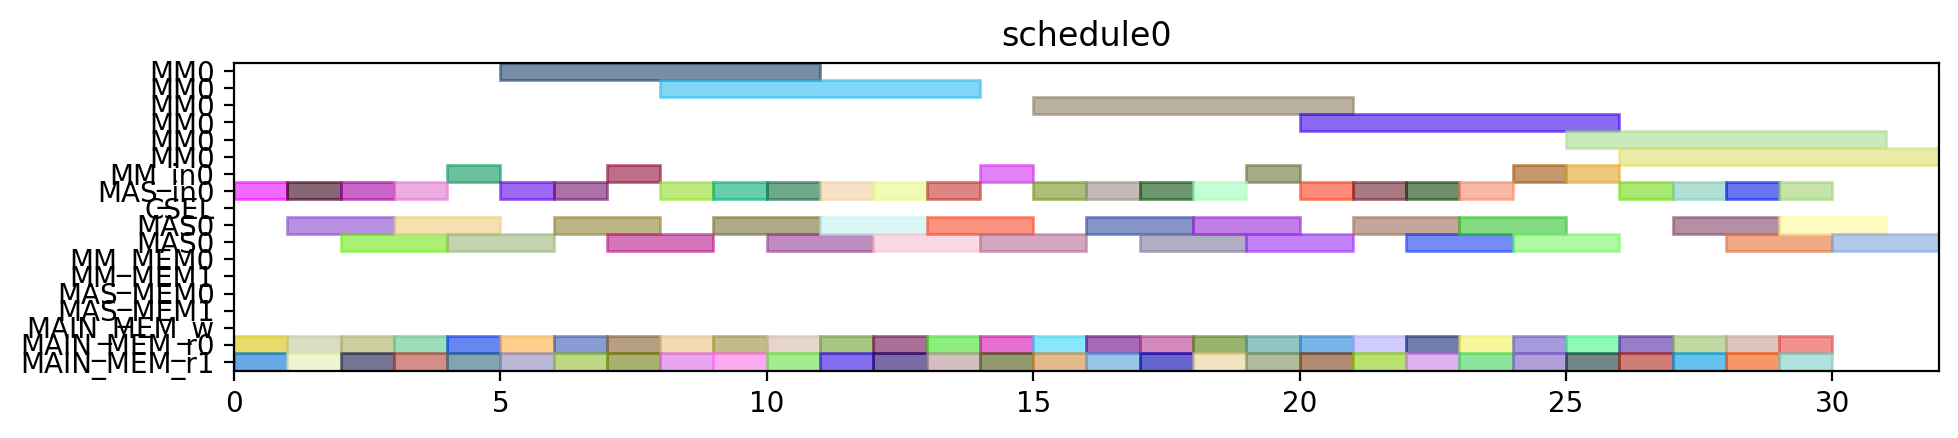

Write the Python code that produced this figure.
from pyschedule import Scenario, solvers, plotters, alt


def solve():
	horizon = 149
	S = Scenario("schedule0", horizon=horizon)

	# resource
	MM = S.Resources('MM', num=1, size=6)
	MM_in = S.Resources('MM_in', num=1)
	MAS_in = S.Resources('MAS_in', num=1)
	CSEL = S.Resource('CSEL')
	MAS = S.Resources('MAS', num=1, size=2, periods=range(1, horizon))
	MM_MEM = S.Resources('MM_MEM', num=2)
	MAS_MEM = S.Resources('MAS_MEM', num=2)
	MAIN_MEM_w = S.Resource('MAIN_MEM_w', size=1)
	MAIN_MEM_r = S.Resources('MAIN_MEM_r', num=2)

	# result of previous scheduling

	# new tasks
	d_t0_a1_0 = S.Task('d_t0_a1_0', length=2, delay_cost=1)
	d_t0_a1_0 += alt(MAS)
	d_t0_a1_0_in = S.Task('d_t0_a1_0_in', length=1, delay_cost=1)
	d_t0_a1_0_in += alt(MAS_in)
	S += d_t0_a1_0_in*MAS_in[0]<=d_t0_a1_0*MAS[0]

	d_t0_a1_0_mem0 = S.Task('d_t0_a1_0_mem0', length=1, delay_cost=1)
	d_t0_a1_0_mem0 += MAIN_MEM_r[0]
	S += d_t0_a1_0_mem0 <= d_t0_a1_0

	d_t0_a1_0_mem1 = S.Task('d_t0_a1_0_mem1', length=1, delay_cost=1)
	d_t0_a1_0_mem1 += MAIN_MEM_r[1]
	S += d_t0_a1_0_mem1 <= d_t0_a1_0

	d_t0_a1_1 = S.Task('d_t0_a1_1', length=2, delay_cost=1)
	d_t0_a1_1 += alt(MAS)
	d_t0_a1_1_in = S.Task('d_t0_a1_1_in', length=1, delay_cost=1)
	d_t0_a1_1_in += alt(MAS_in)
	S += d_t0_a1_1_in*MAS_in[0]<=d_t0_a1_1*MAS[0]

	d_t0_a1_1_mem0 = S.Task('d_t0_a1_1_mem0', length=1, delay_cost=1)
	d_t0_a1_1_mem0 += MAIN_MEM_r[0]
	S += d_t0_a1_1_mem0 <= d_t0_a1_1

	d_t0_a1_1_mem1 = S.Task('d_t0_a1_1_mem1', length=1, delay_cost=1)
	d_t0_a1_1_mem1 += MAIN_MEM_r[1]
	S += d_t0_a1_1_mem1 <= d_t0_a1_1

	d_t0_t10 = S.Task('d_t0_t10', length=2, delay_cost=1)
	d_t0_t10 += alt(MAS)
	d_t0_t10_in = S.Task('d_t0_t10_in', length=1, delay_cost=1)
	d_t0_t10_in += alt(MAS_in)
	S += d_t0_t10_in*MAS_in[0]<=d_t0_t10*MAS[0]

	d_t0_t10_mem0 = S.Task('d_t0_t10_mem0', length=1, delay_cost=1)
	d_t0_t10_mem0 += MAIN_MEM_r[0]
	S += d_t0_t10_mem0 <= d_t0_t10

	d_t0_t10_mem1 = S.Task('d_t0_t10_mem1', length=1, delay_cost=1)
	d_t0_t10_mem1 += MAIN_MEM_r[1]
	S += d_t0_t10_mem1 <= d_t0_t10

	d_t0_t11 = S.Task('d_t0_t11', length=2, delay_cost=1)
	d_t0_t11 += alt(MAS)
	d_t0_t11_in = S.Task('d_t0_t11_in', length=1, delay_cost=1)
	d_t0_t11_in += alt(MAS_in)
	S += d_t0_t11_in*MAS_in[0]<=d_t0_t11*MAS[0]

	d_t0_t11_mem0 = S.Task('d_t0_t11_mem0', length=1, delay_cost=1)
	d_t0_t11_mem0 += MAIN_MEM_r[0]
	S += d_t0_t11_mem0 <= d_t0_t11

	d_t0_t11_mem1 = S.Task('d_t0_t11_mem1', length=1, delay_cost=1)
	d_t0_t11_mem1 += MAIN_MEM_r[1]
	S += d_t0_t11_mem1 <= d_t0_t11

	d_t0_t3_t0 = S.Task('d_t0_t3_t0', length=6, delay_cost=1)
	d_t0_t3_t0 += alt(MM)
	d_t0_t3_t0_in = S.Task('d_t0_t3_t0_in', length=1, delay_cost=1)
	d_t0_t3_t0_in += alt(MM_in)
	S += d_t0_t3_t0_in*MM_in[0]<=d_t0_t3_t0*MM[0]
	d_t0_t3_t0_mem0 = S.Task('d_t0_t3_t0_mem0', length=1, delay_cost=1)
	d_t0_t3_t0_mem0 += MAIN_MEM_r[0]
	S += d_t0_t3_t0_mem0 <= d_t0_t3_t0

	d_t0_t3_t0_mem1 = S.Task('d_t0_t3_t0_mem1', length=1, delay_cost=1)
	d_t0_t3_t0_mem1 += MAIN_MEM_r[1]
	S += d_t0_t3_t0_mem1 <= d_t0_t3_t0

	d_t0_t3_t1 = S.Task('d_t0_t3_t1', length=6, delay_cost=1)
	d_t0_t3_t1 += alt(MM)
	d_t0_t3_t1_in = S.Task('d_t0_t3_t1_in', length=1, delay_cost=1)
	d_t0_t3_t1_in += alt(MM_in)
	S += d_t0_t3_t1_in*MM_in[0]<=d_t0_t3_t1*MM[0]
	d_t0_t3_t1_mem0 = S.Task('d_t0_t3_t1_mem0', length=1, delay_cost=1)
	d_t0_t3_t1_mem0 += MAIN_MEM_r[0]
	S += d_t0_t3_t1_mem0 <= d_t0_t3_t1

	d_t0_t3_t1_mem1 = S.Task('d_t0_t3_t1_mem1', length=1, delay_cost=1)
	d_t0_t3_t1_mem1 += MAIN_MEM_r[1]
	S += d_t0_t3_t1_mem1 <= d_t0_t3_t1

	d_t0_t3_t2 = S.Task('d_t0_t3_t2', length=2, delay_cost=1)
	d_t0_t3_t2 += alt(MAS)
	d_t0_t3_t2_in = S.Task('d_t0_t3_t2_in', length=1, delay_cost=1)
	d_t0_t3_t2_in += alt(MAS_in)
	S += d_t0_t3_t2_in*MAS_in[0]<=d_t0_t3_t2*MAS[0]

	d_t0_t3_t2_mem0 = S.Task('d_t0_t3_t2_mem0', length=1, delay_cost=1)
	d_t0_t3_t2_mem0 += MAIN_MEM_r[0]
	S += d_t0_t3_t2_mem0 <= d_t0_t3_t2

	d_t0_t3_t2_mem1 = S.Task('d_t0_t3_t2_mem1', length=1, delay_cost=1)
	d_t0_t3_t2_mem1 += MAIN_MEM_r[1]
	S += d_t0_t3_t2_mem1 <= d_t0_t3_t2

	d_t0_t3_t3 = S.Task('d_t0_t3_t3', length=2, delay_cost=1)
	d_t0_t3_t3 += alt(MAS)
	d_t0_t3_t3_in = S.Task('d_t0_t3_t3_in', length=1, delay_cost=1)
	d_t0_t3_t3_in += alt(MAS_in)
	S += d_t0_t3_t3_in*MAS_in[0]<=d_t0_t3_t3*MAS[0]

	d_t0_t3_t3_mem0 = S.Task('d_t0_t3_t3_mem0', length=1, delay_cost=1)
	d_t0_t3_t3_mem0 += MAIN_MEM_r[0]
	S += d_t0_t3_t3_mem0 <= d_t0_t3_t3

	d_t0_t3_t3_mem1 = S.Task('d_t0_t3_t3_mem1', length=1, delay_cost=1)
	d_t0_t3_t3_mem1 += MAIN_MEM_r[1]
	S += d_t0_t3_t3_mem1 <= d_t0_t3_t3

	d_t1_a1_0 = S.Task('d_t1_a1_0', length=2, delay_cost=1)
	d_t1_a1_0 += alt(MAS)
	d_t1_a1_0_in = S.Task('d_t1_a1_0_in', length=1, delay_cost=1)
	d_t1_a1_0_in += alt(MAS_in)
	S += d_t1_a1_0_in*MAS_in[0]<=d_t1_a1_0*MAS[0]

	d_t1_a1_0_mem0 = S.Task('d_t1_a1_0_mem0', length=1, delay_cost=1)
	d_t1_a1_0_mem0 += MAIN_MEM_r[0]
	S += d_t1_a1_0_mem0 <= d_t1_a1_0

	d_t1_a1_0_mem1 = S.Task('d_t1_a1_0_mem1', length=1, delay_cost=1)
	d_t1_a1_0_mem1 += MAIN_MEM_r[1]
	S += d_t1_a1_0_mem1 <= d_t1_a1_0

	d_t1_a1_1 = S.Task('d_t1_a1_1', length=2, delay_cost=1)
	d_t1_a1_1 += alt(MAS)
	d_t1_a1_1_in = S.Task('d_t1_a1_1_in', length=1, delay_cost=1)
	d_t1_a1_1_in += alt(MAS_in)
	S += d_t1_a1_1_in*MAS_in[0]<=d_t1_a1_1*MAS[0]

	d_t1_a1_1_mem0 = S.Task('d_t1_a1_1_mem0', length=1, delay_cost=1)
	d_t1_a1_1_mem0 += MAIN_MEM_r[0]
	S += d_t1_a1_1_mem0 <= d_t1_a1_1

	d_t1_a1_1_mem1 = S.Task('d_t1_a1_1_mem1', length=1, delay_cost=1)
	d_t1_a1_1_mem1 += MAIN_MEM_r[1]
	S += d_t1_a1_1_mem1 <= d_t1_a1_1

	d_t1_t10 = S.Task('d_t1_t10', length=2, delay_cost=1)
	d_t1_t10 += alt(MAS)
	d_t1_t10_in = S.Task('d_t1_t10_in', length=1, delay_cost=1)
	d_t1_t10_in += alt(MAS_in)
	S += d_t1_t10_in*MAS_in[0]<=d_t1_t10*MAS[0]

	d_t1_t10_mem0 = S.Task('d_t1_t10_mem0', length=1, delay_cost=1)
	d_t1_t10_mem0 += MAIN_MEM_r[0]
	S += d_t1_t10_mem0 <= d_t1_t10

	d_t1_t10_mem1 = S.Task('d_t1_t10_mem1', length=1, delay_cost=1)
	d_t1_t10_mem1 += MAIN_MEM_r[1]
	S += d_t1_t10_mem1 <= d_t1_t10

	d_t1_t11 = S.Task('d_t1_t11', length=2, delay_cost=1)
	d_t1_t11 += alt(MAS)
	d_t1_t11_in = S.Task('d_t1_t11_in', length=1, delay_cost=1)
	d_t1_t11_in += alt(MAS_in)
	S += d_t1_t11_in*MAS_in[0]<=d_t1_t11*MAS[0]

	d_t1_t11_mem0 = S.Task('d_t1_t11_mem0', length=1, delay_cost=1)
	d_t1_t11_mem0 += MAIN_MEM_r[0]
	S += d_t1_t11_mem0 <= d_t1_t11

	d_t1_t11_mem1 = S.Task('d_t1_t11_mem1', length=1, delay_cost=1)
	d_t1_t11_mem1 += MAIN_MEM_r[1]
	S += d_t1_t11_mem1 <= d_t1_t11

	d_t1_t3_t0 = S.Task('d_t1_t3_t0', length=6, delay_cost=1)
	d_t1_t3_t0 += alt(MM)
	d_t1_t3_t0_in = S.Task('d_t1_t3_t0_in', length=1, delay_cost=1)
	d_t1_t3_t0_in += alt(MM_in)
	S += d_t1_t3_t0_in*MM_in[0]<=d_t1_t3_t0*MM[0]
	d_t1_t3_t0_mem0 = S.Task('d_t1_t3_t0_mem0', length=1, delay_cost=1)
	d_t1_t3_t0_mem0 += MAIN_MEM_r[0]
	S += d_t1_t3_t0_mem0 <= d_t1_t3_t0

	d_t1_t3_t0_mem1 = S.Task('d_t1_t3_t0_mem1', length=1, delay_cost=1)
	d_t1_t3_t0_mem1 += MAIN_MEM_r[1]
	S += d_t1_t3_t0_mem1 <= d_t1_t3_t0

	d_t1_t3_t1 = S.Task('d_t1_t3_t1', length=6, delay_cost=1)
	d_t1_t3_t1 += alt(MM)
	d_t1_t3_t1_in = S.Task('d_t1_t3_t1_in', length=1, delay_cost=1)
	d_t1_t3_t1_in += alt(MM_in)
	S += d_t1_t3_t1_in*MM_in[0]<=d_t1_t3_t1*MM[0]
	d_t1_t3_t1_mem0 = S.Task('d_t1_t3_t1_mem0', length=1, delay_cost=1)
	d_t1_t3_t1_mem0 += MAIN_MEM_r[0]
	S += d_t1_t3_t1_mem0 <= d_t1_t3_t1

	d_t1_t3_t1_mem1 = S.Task('d_t1_t3_t1_mem1', length=1, delay_cost=1)
	d_t1_t3_t1_mem1 += MAIN_MEM_r[1]
	S += d_t1_t3_t1_mem1 <= d_t1_t3_t1

	d_t1_t3_t2 = S.Task('d_t1_t3_t2', length=2, delay_cost=1)
	d_t1_t3_t2 += alt(MAS)
	d_t1_t3_t2_in = S.Task('d_t1_t3_t2_in', length=1, delay_cost=1)
	d_t1_t3_t2_in += alt(MAS_in)
	S += d_t1_t3_t2_in*MAS_in[0]<=d_t1_t3_t2*MAS[0]

	d_t1_t3_t2_mem0 = S.Task('d_t1_t3_t2_mem0', length=1, delay_cost=1)
	d_t1_t3_t2_mem0 += MAIN_MEM_r[0]
	S += d_t1_t3_t2_mem0 <= d_t1_t3_t2

	d_t1_t3_t2_mem1 = S.Task('d_t1_t3_t2_mem1', length=1, delay_cost=1)
	d_t1_t3_t2_mem1 += MAIN_MEM_r[1]
	S += d_t1_t3_t2_mem1 <= d_t1_t3_t2

	d_t1_t3_t3 = S.Task('d_t1_t3_t3', length=2, delay_cost=1)
	d_t1_t3_t3 += alt(MAS)
	d_t1_t3_t3_in = S.Task('d_t1_t3_t3_in', length=1, delay_cost=1)
	d_t1_t3_t3_in += alt(MAS_in)
	S += d_t1_t3_t3_in*MAS_in[0]<=d_t1_t3_t3*MAS[0]

	d_t1_t3_t3_mem0 = S.Task('d_t1_t3_t3_mem0', length=1, delay_cost=1)
	d_t1_t3_t3_mem0 += MAIN_MEM_r[0]
	S += d_t1_t3_t3_mem0 <= d_t1_t3_t3

	d_t1_t3_t3_mem1 = S.Task('d_t1_t3_t3_mem1', length=1, delay_cost=1)
	d_t1_t3_t3_mem1 += MAIN_MEM_r[1]
	S += d_t1_t3_t3_mem1 <= d_t1_t3_t3

	d_t2_a1_0 = S.Task('d_t2_a1_0', length=2, delay_cost=1)
	d_t2_a1_0 += alt(MAS)
	d_t2_a1_0_in = S.Task('d_t2_a1_0_in', length=1, delay_cost=1)
	d_t2_a1_0_in += alt(MAS_in)
	S += d_t2_a1_0_in*MAS_in[0]<=d_t2_a1_0*MAS[0]

	d_t2_a1_0_mem0 = S.Task('d_t2_a1_0_mem0', length=1, delay_cost=1)
	d_t2_a1_0_mem0 += MAIN_MEM_r[0]
	S += d_t2_a1_0_mem0 <= d_t2_a1_0

	d_t2_a1_0_mem1 = S.Task('d_t2_a1_0_mem1', length=1, delay_cost=1)
	d_t2_a1_0_mem1 += MAIN_MEM_r[1]
	S += d_t2_a1_0_mem1 <= d_t2_a1_0

	d_t2_a1_1 = S.Task('d_t2_a1_1', length=2, delay_cost=1)
	d_t2_a1_1 += alt(MAS)
	d_t2_a1_1_in = S.Task('d_t2_a1_1_in', length=1, delay_cost=1)
	d_t2_a1_1_in += alt(MAS_in)
	S += d_t2_a1_1_in*MAS_in[0]<=d_t2_a1_1*MAS[0]

	d_t2_a1_1_mem0 = S.Task('d_t2_a1_1_mem0', length=1, delay_cost=1)
	d_t2_a1_1_mem0 += MAIN_MEM_r[0]
	S += d_t2_a1_1_mem0 <= d_t2_a1_1

	d_t2_a1_1_mem1 = S.Task('d_t2_a1_1_mem1', length=1, delay_cost=1)
	d_t2_a1_1_mem1 += MAIN_MEM_r[1]
	S += d_t2_a1_1_mem1 <= d_t2_a1_1

	d_t2_t10 = S.Task('d_t2_t10', length=2, delay_cost=1)
	d_t2_t10 += alt(MAS)
	d_t2_t10_in = S.Task('d_t2_t10_in', length=1, delay_cost=1)
	d_t2_t10_in += alt(MAS_in)
	S += d_t2_t10_in*MAS_in[0]<=d_t2_t10*MAS[0]

	d_t2_t10_mem0 = S.Task('d_t2_t10_mem0', length=1, delay_cost=1)
	d_t2_t10_mem0 += MAIN_MEM_r[0]
	S += d_t2_t10_mem0 <= d_t2_t10

	d_t2_t10_mem1 = S.Task('d_t2_t10_mem1', length=1, delay_cost=1)
	d_t2_t10_mem1 += MAIN_MEM_r[1]
	S += d_t2_t10_mem1 <= d_t2_t10

	d_t2_t11 = S.Task('d_t2_t11', length=2, delay_cost=1)
	d_t2_t11 += alt(MAS)
	d_t2_t11_in = S.Task('d_t2_t11_in', length=1, delay_cost=1)
	d_t2_t11_in += alt(MAS_in)
	S += d_t2_t11_in*MAS_in[0]<=d_t2_t11*MAS[0]

	d_t2_t11_mem0 = S.Task('d_t2_t11_mem0', length=1, delay_cost=1)
	d_t2_t11_mem0 += MAIN_MEM_r[0]
	S += d_t2_t11_mem0 <= d_t2_t11

	d_t2_t11_mem1 = S.Task('d_t2_t11_mem1', length=1, delay_cost=1)
	d_t2_t11_mem1 += MAIN_MEM_r[1]
	S += d_t2_t11_mem1 <= d_t2_t11

	d_t2_t3_t0 = S.Task('d_t2_t3_t0', length=6, delay_cost=1)
	d_t2_t3_t0 += alt(MM)
	d_t2_t3_t0_in = S.Task('d_t2_t3_t0_in', length=1, delay_cost=1)
	d_t2_t3_t0_in += alt(MM_in)
	S += d_t2_t3_t0_in*MM_in[0]<=d_t2_t3_t0*MM[0]
	d_t2_t3_t0_mem0 = S.Task('d_t2_t3_t0_mem0', length=1, delay_cost=1)
	d_t2_t3_t0_mem0 += MAIN_MEM_r[0]
	S += d_t2_t3_t0_mem0 <= d_t2_t3_t0

	d_t2_t3_t0_mem1 = S.Task('d_t2_t3_t0_mem1', length=1, delay_cost=1)
	d_t2_t3_t0_mem1 += MAIN_MEM_r[1]
	S += d_t2_t3_t0_mem1 <= d_t2_t3_t0

	d_t2_t3_t1 = S.Task('d_t2_t3_t1', length=6, delay_cost=1)
	d_t2_t3_t1 += alt(MM)
	d_t2_t3_t1_in = S.Task('d_t2_t3_t1_in', length=1, delay_cost=1)
	d_t2_t3_t1_in += alt(MM_in)
	S += d_t2_t3_t1_in*MM_in[0]<=d_t2_t3_t1*MM[0]
	d_t2_t3_t1_mem0 = S.Task('d_t2_t3_t1_mem0', length=1, delay_cost=1)
	d_t2_t3_t1_mem0 += MAIN_MEM_r[0]
	S += d_t2_t3_t1_mem0 <= d_t2_t3_t1

	d_t2_t3_t1_mem1 = S.Task('d_t2_t3_t1_mem1', length=1, delay_cost=1)
	d_t2_t3_t1_mem1 += MAIN_MEM_r[1]
	S += d_t2_t3_t1_mem1 <= d_t2_t3_t1

	d_t2_t3_t2 = S.Task('d_t2_t3_t2', length=2, delay_cost=1)
	d_t2_t3_t2 += alt(MAS)
	d_t2_t3_t2_in = S.Task('d_t2_t3_t2_in', length=1, delay_cost=1)
	d_t2_t3_t2_in += alt(MAS_in)
	S += d_t2_t3_t2_in*MAS_in[0]<=d_t2_t3_t2*MAS[0]

	d_t2_t3_t2_mem0 = S.Task('d_t2_t3_t2_mem0', length=1, delay_cost=1)
	d_t2_t3_t2_mem0 += MAIN_MEM_r[0]
	S += d_t2_t3_t2_mem0 <= d_t2_t3_t2

	d_t2_t3_t2_mem1 = S.Task('d_t2_t3_t2_mem1', length=1, delay_cost=1)
	d_t2_t3_t2_mem1 += MAIN_MEM_r[1]
	S += d_t2_t3_t2_mem1 <= d_t2_t3_t2

	d_t2_t3_t3 = S.Task('d_t2_t3_t3', length=2, delay_cost=1)
	d_t2_t3_t3 += alt(MAS)
	d_t2_t3_t3_in = S.Task('d_t2_t3_t3_in', length=1, delay_cost=1)
	d_t2_t3_t3_in += alt(MAS_in)
	S += d_t2_t3_t3_in*MAS_in[0]<=d_t2_t3_t3*MAS[0]

	d_t2_t3_t3_mem0 = S.Task('d_t2_t3_t3_mem0', length=1, delay_cost=1)
	d_t2_t3_t3_mem0 += MAIN_MEM_r[0]
	S += d_t2_t3_t3_mem0 <= d_t2_t3_t3

	d_t2_t3_t3_mem1 = S.Task('d_t2_t3_t3_mem1', length=1, delay_cost=1)
	d_t2_t3_t3_mem1 += MAIN_MEM_r[1]
	S += d_t2_t3_t3_mem1 <= d_t2_t3_t3

	d_t3000 = S.Task('d_t3000', length=2, delay_cost=1)
	d_t3000 += alt(MAS)
	d_t3000_in = S.Task('d_t3000_in', length=1, delay_cost=1)
	d_t3000_in += alt(MAS_in)
	S += d_t3000_in*MAS_in[0]<=d_t3000*MAS[0]

	d_t3000_mem0 = S.Task('d_t3000_mem0', length=1, delay_cost=1)
	d_t3000_mem0 += MAIN_MEM_r[0]
	S += d_t3000_mem0 <= d_t3000

	d_t3000_mem1 = S.Task('d_t3000_mem1', length=1, delay_cost=1)
	d_t3000_mem1 += MAIN_MEM_r[1]
	S += d_t3000_mem1 <= d_t3000

	d_t3001 = S.Task('d_t3001', length=2, delay_cost=1)
	d_t3001 += alt(MAS)
	d_t3001_in = S.Task('d_t3001_in', length=1, delay_cost=1)
	d_t3001_in += alt(MAS_in)
	S += d_t3001_in*MAS_in[0]<=d_t3001*MAS[0]

	d_t3001_mem0 = S.Task('d_t3001_mem0', length=1, delay_cost=1)
	d_t3001_mem0 += MAIN_MEM_r[0]
	S += d_t3001_mem0 <= d_t3001

	d_t3001_mem1 = S.Task('d_t3001_mem1', length=1, delay_cost=1)
	d_t3001_mem1 += MAIN_MEM_r[1]
	S += d_t3001_mem1 <= d_t3001

	d_t3010 = S.Task('d_t3010', length=2, delay_cost=1)
	d_t3010 += alt(MAS)
	d_t3010_in = S.Task('d_t3010_in', length=1, delay_cost=1)
	d_t3010_in += alt(MAS_in)
	S += d_t3010_in*MAS_in[0]<=d_t3010*MAS[0]

	d_t3010_mem0 = S.Task('d_t3010_mem0', length=1, delay_cost=1)
	d_t3010_mem0 += MAIN_MEM_r[0]
	S += d_t3010_mem0 <= d_t3010

	d_t3010_mem1 = S.Task('d_t3010_mem1', length=1, delay_cost=1)
	d_t3010_mem1 += MAIN_MEM_r[1]
	S += d_t3010_mem1 <= d_t3010

	d_t3011 = S.Task('d_t3011', length=2, delay_cost=1)
	d_t3011 += alt(MAS)
	d_t3011_in = S.Task('d_t3011_in', length=1, delay_cost=1)
	d_t3011_in += alt(MAS_in)
	S += d_t3011_in*MAS_in[0]<=d_t3011*MAS[0]

	d_t3011_mem0 = S.Task('d_t3011_mem0', length=1, delay_cost=1)
	d_t3011_mem0 += MAIN_MEM_r[0]
	S += d_t3011_mem0 <= d_t3011

	d_t3011_mem1 = S.Task('d_t3011_mem1', length=1, delay_cost=1)
	d_t3011_mem1 += MAIN_MEM_r[1]
	S += d_t3011_mem1 <= d_t3011

	d_t4000 = S.Task('d_t4000', length=2, delay_cost=1)
	d_t4000 += alt(MAS)
	d_t4000_in = S.Task('d_t4000_in', length=1, delay_cost=1)
	d_t4000_in += alt(MAS_in)
	S += d_t4000_in*MAS_in[0]<=d_t4000*MAS[0]

	d_t4000_mem0 = S.Task('d_t4000_mem0', length=1, delay_cost=1)
	d_t4000_mem0 += MAIN_MEM_r[0]
	S += d_t4000_mem0 <= d_t4000

	d_t4000_mem1 = S.Task('d_t4000_mem1', length=1, delay_cost=1)
	d_t4000_mem1 += MAIN_MEM_r[1]
	S += d_t4000_mem1 <= d_t4000

	d_t4001 = S.Task('d_t4001', length=2, delay_cost=1)
	d_t4001 += alt(MAS)
	d_t4001_in = S.Task('d_t4001_in', length=1, delay_cost=1)
	d_t4001_in += alt(MAS_in)
	S += d_t4001_in*MAS_in[0]<=d_t4001*MAS[0]

	d_t4001_mem0 = S.Task('d_t4001_mem0', length=1, delay_cost=1)
	d_t4001_mem0 += MAIN_MEM_r[0]
	S += d_t4001_mem0 <= d_t4001

	d_t4001_mem1 = S.Task('d_t4001_mem1', length=1, delay_cost=1)
	d_t4001_mem1 += MAIN_MEM_r[1]
	S += d_t4001_mem1 <= d_t4001

	solvers.mip.solve(S,msg=1,kind='CPLEX',ratio_gap=1.01)

	solution = [['hoge']*len(S.solution()[1]) for i in range(len(S.solution()))]
	for i in range(len(S.solution())):
		for j in range(len(S.solution()[i])):
			solution[i][j]=str(S.solution()[i][j])
	print(solution)

	cycles = int(solution[-1][3])

	pic_file_name = "/mnt/rose/usr1/fukuda/ABE/multiRAM_multiMAS_16mux/scheduling_result/stage6MM1_stage2MAS1/FP12_LADDERMUL/schedule0.png"
	if(S.solution() != []):
		plotters.matplotlib.plot(S,img_filename=pic_file_name, show_task_labels=False, fig_size=(cycles*0.25+3, 2))

	return solution
